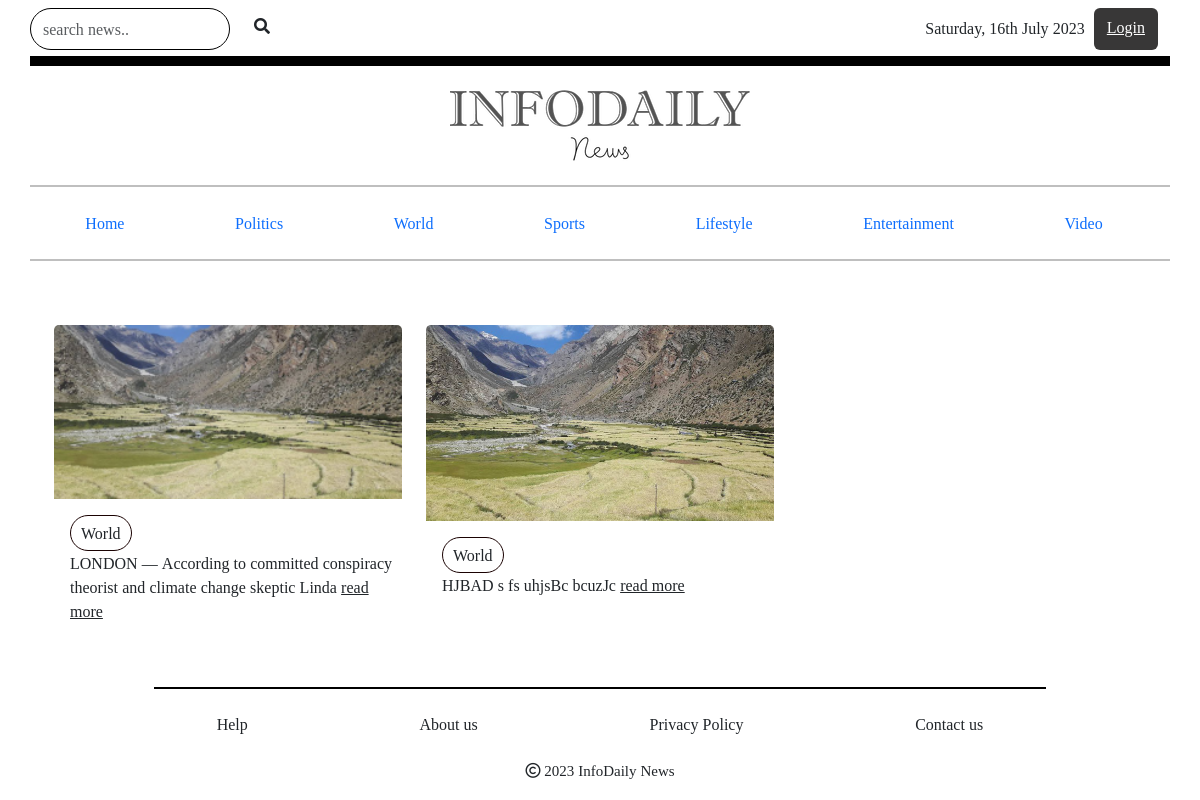
Before: /category/World/ with the older database file.
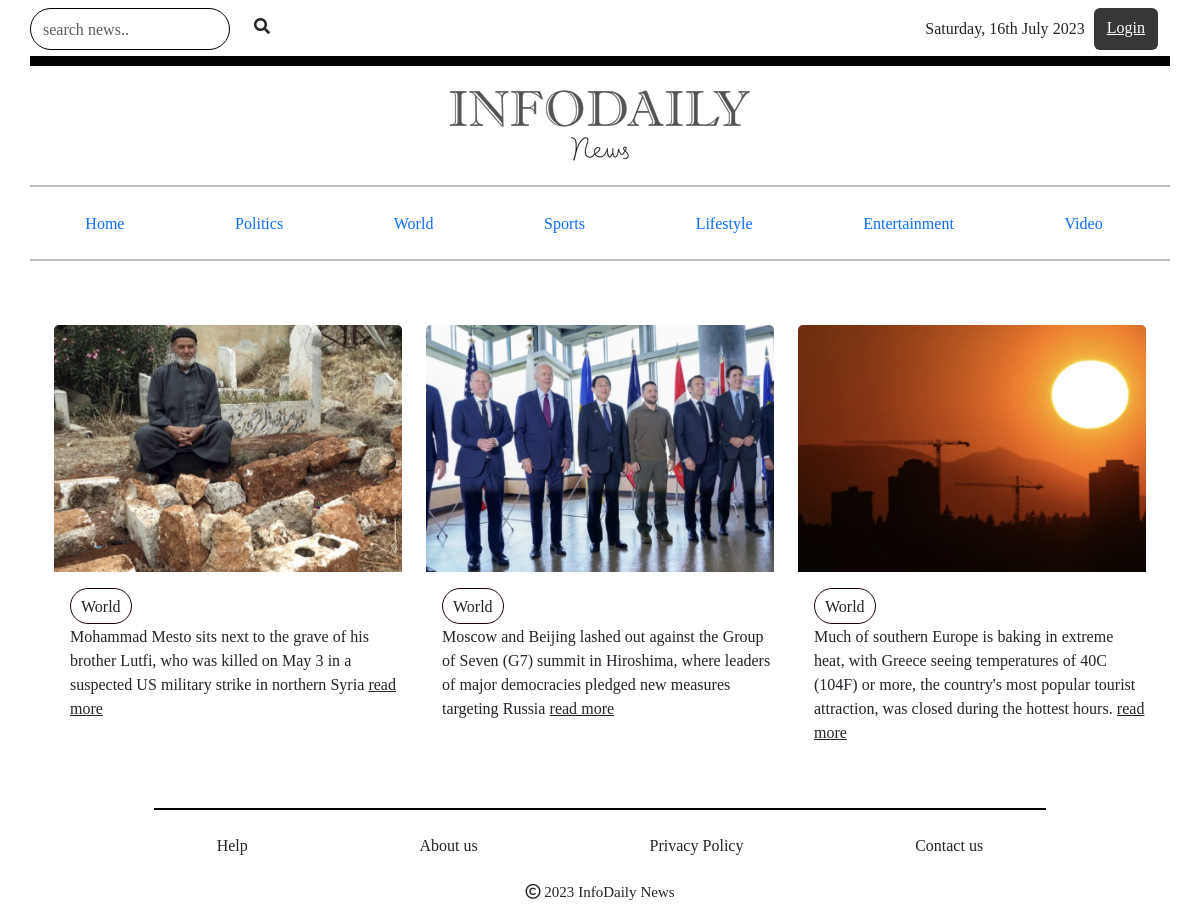
After: the same page with the newer database file.
### portal/models.py (models this page shows, shortened)
class News(models.Model):
    name = models.TextField(blank=True)
    heading = models.TextField()
    image = models.ImageField(upload_to= 'media')
    desc = models.TextField()
    long_desc = models.TextField()
    category = models.ForeignKey(Category, on_delete=models.CASCADE)
    date = models.DateField(null=True, blank=True)
    author_name = models.CharField(max_length=300, blank=True)
    author_image = models.ImageField(upload_to= 'media', blank=True)
    labels = models.CharField(choices=LABELS, max_length=50, blank=True)

class Category(models.Model):
    name= models.TextField(blank=True)
    desc = models.TextField(blank=True)
    slug = models.CharField(max_length=500, unique= True, blank=True)
    def __str__(self):
            return self.name

### portal/views.py (the view)
# urls.py: path('category/<str:category_name>/', category_view, name='category_view' ),
def category_view(request, category_name):
    category = Category.objects.get(name = category_name)
    newws=News.objects.filter(category=category)
    context = {
        'category' : category,
        'newws':newws,
    }
    return render(request, 'user/eachCat.html', context)

### templates/user/eachCat.html (shortened to what this page needs)
{% extends './root.html' %}
{% load static %}
{% block content %}
    <section>
        <div class="container" >
            <div class="row pt-5">
                {% for news in newws %}
                <div class="col-lg-4 col-md-6 col-sm-12">
                    <div class="card">
                        <img src="{{news.image.url}}" class="card-img-top" alt="...">
                        <div class="card-body pe-0">
                            <div class="rounded-category">{{news.category}}</div>
                            <p class="card-text">{{news.desc|linebreaksbr}}
                                <a href="/news_single/{{news.id}}" class="card-link text-dark">read more</a>
                            </p>
                        </div>
                    </div>
                </div>
                {% endfor %}
            </div>
        </div>
    </section>
{% endblock%}

Changed rows visible on the page:
removed News: image (picture), category "World", desc "LONDON — According to committed conspiracy theorist and climate change skeptic Linda"
removed News: image (picture), category "World", desc "HJBAD s fs uhjsBc bcuzJc"
added News: image (picture), category "World", desc "Mohammad Mesto sits next to the grave of his brother Lutfi, who was killed on May 3 in a suspected US military strike in northern Syria"
added News: image (picture), category "World", desc "Moscow and Beijing lashed out against the Group of Seven (G7) summit in Hiroshima, where leaders of major democracies pledged new measures targeting Russia"
added News: image (picture), category "World", desc "Much of southern Europe is baking in extreme heat, with Greece seeing temperatures of 40C (104F) or more, the country's most popular tourist attraction, was closed during the hottest hours."
